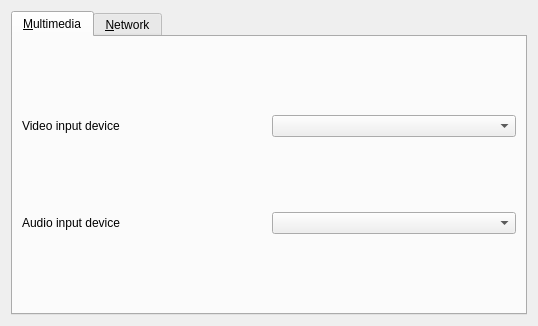
<?xml version="1.0" encoding="UTF-8"?>
<ui version="4.0">
 <class>OptionsDialog</class>
 <widget class="QDialog" name="OptionsDialog">
  <property name="geometry">
   <rect>
    <x>0</x>
    <y>0</y>
    <width>538</width>
    <height>326</height>
   </rect>
  </property>
  <property name="windowTitle">
   <string>Dialog</string>
  </property>
  <layout class="QGridLayout" name="gridLayout_3">
   <item row="0" column="0">
    <widget class="QTabWidget" name="tabWidget">
     <property name="currentIndex">
      <number>0</number>
     </property>
     <widget class="QWidget" name="tab_3">
      <attribute name="title">
       <string>&amp;Multimedia</string>
      </attribute>
      <layout class="QGridLayout" name="gridLayout">
       <item row="0" column="0">
        <widget class="QLabel" name="label">
         <property name="text">
          <string>Video input device</string>
         </property>
        </widget>
       </item>
       <item row="0" column="1">
        <widget class="QComboBox" name="comboBox"/>
       </item>
       <item row="1" column="0">
        <widget class="QLabel" name="label_2">
         <property name="text">
          <string>Audio input device</string>
         </property>
        </widget>
       </item>
       <item row="1" column="1">
        <widget class="QComboBox" name="comboBox_2"/>
       </item>
       <item row="2" column="0">
        <layout class="QGridLayout" name="videoView"/>
       </item>
      </layout>
     </widget>
     <widget class="QWidget" name="tab_4">
      <attribute name="title">
       <string>&amp;Network</string>
      </attribute>
     </widget>
    </widget>
   </item>
  </layout>
 </widget>
 <resources/>
 <connections/>
</ui>
